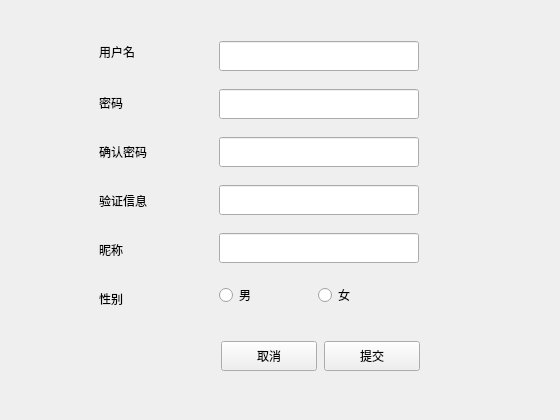
<?xml version="1.0" encoding="UTF-8"?>
<ui version="4.0">
 <class>Register</class>
 <widget class="QWidget" name="Register">
  <property name="geometry">
   <rect>
    <x>0</x>
    <y>0</y>
    <width>560</width>
    <height>420</height>
   </rect>
  </property>
  <property name="minimumSize">
   <size>
    <width>560</width>
    <height>420</height>
   </size>
  </property>
  <property name="maximumSize">
   <size>
    <width>560</width>
    <height>420</height>
   </size>
  </property>
  <property name="windowTitle">
   <string>注册</string>
  </property>
  <widget class="QWidget" name="widget" native="true">
   <property name="geometry">
    <rect>
     <x>39</x>
     <y>29</y>
     <width>511</width>
     <height>321</height>
    </rect>
   </property>
   <widget class="QWidget" name="layoutWidget">
    <property name="geometry">
     <rect>
      <x>60</x>
      <y>0</y>
      <width>91</width>
      <height>291</height>
     </rect>
    </property>
    <layout class="QVBoxLayout" name="verticalLayout">
     <item>
      <widget class="QLabel" name="label_account">
       <property name="maximumSize">
        <size>
         <width>50</width>
         <height>16777215</height>
        </size>
       </property>
       <property name="text">
        <string>用户名</string>
       </property>
      </widget>
     </item>
     <item>
      <widget class="QLabel" name="label_password">
       <property name="minimumSize">
        <size>
         <width>80</width>
         <height>43</height>
        </size>
       </property>
       <property name="maximumSize">
        <size>
         <width>80</width>
         <height>43</height>
        </size>
       </property>
       <property name="text">
        <string>密码</string>
       </property>
      </widget>
     </item>
     <item>
      <widget class="QLabel" name="label_passwordconfirm">
       <property name="minimumSize">
        <size>
         <width>80</width>
         <height>43</height>
        </size>
       </property>
       <property name="maximumSize">
        <size>
         <width>80</width>
         <height>43</height>
        </size>
       </property>
       <property name="text">
        <string>确认密码</string>
       </property>
      </widget>
     </item>
     <item>
      <widget class="QLabel" name="label_vrifinfo">
       <property name="minimumSize">
        <size>
         <width>80</width>
         <height>43</height>
        </size>
       </property>
       <property name="maximumSize">
        <size>
         <width>80</width>
         <height>43</height>
        </size>
       </property>
       <property name="text">
        <string>验证信息</string>
       </property>
      </widget>
     </item>
     <item>
      <widget class="QLabel" name="label_gamename">
       <property name="minimumSize">
        <size>
         <width>80</width>
         <height>43</height>
        </size>
       </property>
       <property name="maximumSize">
        <size>
         <width>80</width>
         <height>43</height>
        </size>
       </property>
       <property name="text">
        <string>昵称</string>
       </property>
      </widget>
     </item>
     <item>
      <widget class="QLabel" name="label_sex">
       <property name="minimumSize">
        <size>
         <width>80</width>
         <height>43</height>
        </size>
       </property>
       <property name="maximumSize">
        <size>
         <width>80</width>
         <height>43</height>
        </size>
       </property>
       <property name="text">
        <string>性别</string>
       </property>
      </widget>
     </item>
    </layout>
   </widget>
   <widget class="QWidget" name="layoutWidget">
    <property name="geometry">
     <rect>
      <x>180</x>
      <y>0</y>
      <width>302</width>
      <height>251</height>
     </rect>
    </property>
    <layout class="QVBoxLayout" name="verticalLayout_2">
     <item>
      <widget class="QLineEdit" name="lineEdit_account">
       <property name="minimumSize">
        <size>
         <width>200</width>
         <height>0</height>
        </size>
       </property>
       <property name="maximumSize">
        <size>
         <width>200</width>
         <height>30</height>
        </size>
       </property>
      </widget>
     </item>
     <item>
      <widget class="QLineEdit" name="lineEdit_password">
       <property name="minimumSize">
        <size>
         <width>200</width>
         <height>30</height>
        </size>
       </property>
       <property name="maximumSize">
        <size>
         <width>200</width>
         <height>30</height>
        </size>
       </property>
      </widget>
     </item>
     <item>
      <widget class="QLineEdit" name="lineEdit_passwordconfirm">
       <property name="minimumSize">
        <size>
         <width>200</width>
         <height>30</height>
        </size>
       </property>
       <property name="maximumSize">
        <size>
         <width>200</width>
         <height>30</height>
        </size>
       </property>
      </widget>
     </item>
     <item>
      <widget class="QLineEdit" name="lineEdit_vrifinfo">
       <property name="minimumSize">
        <size>
         <width>200</width>
         <height>30</height>
        </size>
       </property>
       <property name="maximumSize">
        <size>
         <width>200</width>
         <height>30</height>
        </size>
       </property>
      </widget>
     </item>
     <item>
      <widget class="QLineEdit" name="lineEdit_gamename">
       <property name="minimumSize">
        <size>
         <width>200</width>
         <height>30</height>
        </size>
       </property>
       <property name="maximumSize">
        <size>
         <width>200</width>
         <height>30</height>
        </size>
       </property>
      </widget>
     </item>
    </layout>
   </widget>
   <widget class="QWidget" name="layoutWidget">
    <property name="geometry">
     <rect>
      <x>180</x>
      <y>250</y>
      <width>191</width>
      <height>32</height>
     </rect>
    </property>
    <layout class="QHBoxLayout" name="horizontalLayout">
     <item>
      <widget class="QRadioButton" name="radioButton_male">
       <property name="minimumSize">
        <size>
         <width>0</width>
         <height>30</height>
        </size>
       </property>
       <property name="maximumSize">
        <size>
         <width>16777215</width>
         <height>30</height>
        </size>
       </property>
       <property name="text">
        <string>男</string>
       </property>
      </widget>
     </item>
     <item>
      <widget class="QRadioButton" name="radioButton_female">
       <property name="minimumSize">
        <size>
         <width>0</width>
         <height>30</height>
        </size>
       </property>
       <property name="maximumSize">
        <size>
         <width>16777215</width>
         <height>30</height>
        </size>
       </property>
       <property name="text">
        <string>女</string>
       </property>
      </widget>
     </item>
    </layout>
   </widget>
  </widget>
  <widget class="QWidget" name="layoutWidget">
   <property name="geometry">
    <rect>
     <x>220</x>
     <y>340</y>
     <width>202</width>
     <height>33</height>
    </rect>
   </property>
   <layout class="QHBoxLayout" name="horizontalLayout_2">
    <item>
     <widget class="QPushButton" name="Button_cancel">
      <property name="minimumSize">
       <size>
        <width>96</width>
        <height>30</height>
       </size>
      </property>
      <property name="maximumSize">
       <size>
        <width>90</width>
        <height>30</height>
       </size>
      </property>
      <property name="text">
       <string>取消</string>
      </property>
     </widget>
    </item>
    <item>
     <widget class="QPushButton" name="Button_ok">
      <property name="minimumSize">
       <size>
        <width>96</width>
        <height>30</height>
       </size>
      </property>
      <property name="maximumSize">
       <size>
        <width>96</width>
        <height>30</height>
       </size>
      </property>
      <property name="text">
       <string>提交</string>
      </property>
     </widget>
    </item>
   </layout>
  </widget>
  <zorder>layoutWidget</zorder>
  <zorder>widget</zorder>
 </widget>
 <resources/>
 <connections/>
</ui>
